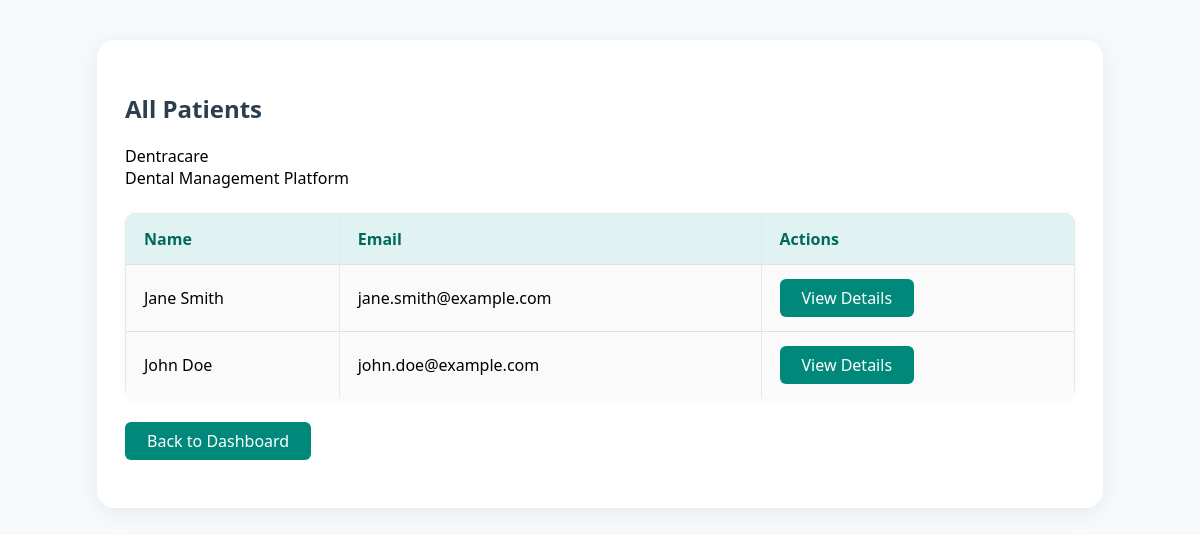
The page /dentist/view_patients.php (signed in) on the database its author committed.
### tables this page shows
CREATE TABLE patients (
    id INT PRIMARY KEY AUTO_INCREMENT,
    name VARCHAR(100) NOT NULL,
    email VARCHAR(100) UNIQUE NOT NULL,
    password VARCHAR(255) NOT NULL,
    phone VARCHAR(20),
    address TEXT,
    date_of_birth DATE,
    created_at TIMESTAMP DEFAULT CURRENT_TIMESTAMP,
    updated_at TIMESTAMP DEFAULT CURRENT_TIMESTAMP ON UPDATE CURRENT_TIMESTAMP
);

### dentist/view_patients.php (the view, shortened to what this page needs)
<?php
require_once(__DIR__ . '/../config/db.php');
$result = $conn->query("SELECT id, name, email FROM patients ORDER BY name ASC");
?>
<!DOCTYPE html>
<html>
<head>
    <link rel="stylesheet" href="../patient/assets/css/style.css">
</head>
<body>
    <div class="dentist-container">
        <h2>All Patients</h2>
        <div class="logo-text">Dentracare</div>
        <div class="logo-subtitle">Dental Management Platform</div>
        <table class="dentist-table">
            <tr>
                <th>Name</th>
                <th>Email</th>
                <th>Actions</th>
            </tr>
            <?php while ($row = $result->fetch_assoc()): ?>
            <tr>
                <td><?php echo htmlspecialchars($row['name']); ?></td>
                <td><?php echo htmlspecialchars($row['email']); ?></td>
                <td>
                    <a href="view_patient.php?id=<?php echo $row['id']; ?>" class="dentist-btn">View Details</a>
                </td>
            </tr>
            <?php endwhile; ?>
        </table>
        <p style="margin-top:18px;"><a href="dashboard.php" class="dentist-btn">Back to Dashboard</a></p>
    </div>
</body>
</html>

### patient/assets/css/style.css (style rules this page uses)
body { font-family: 'Segoe UI', Arial, sans-serif; background: #f7fafd; margin: 0; padding: 0; }
h2, h3 { color: #2c3e50; }
table { width: 100%; border-collapse: collapse; margin-top: 20px; background: #f9f9f9; }
th, td { padding: 12px; border: 1px solid #e1eaf0; text-align: left; }
th { background: #eaf6fb; color: #2c3e50; }

### dentist/view_patients.php (style rules this page uses)
.dentist-container { max-width: 950px; margin: 40px auto; background: #fff; border-radius: 18px; box-shadow: 0 4px 24px rgba(0,0,0,0.07); padding: 32px 28px; }
.dentist-table { width: 100%; border-collapse: collapse; margin: 24px 0; background: #fafafa; border-radius: 10px; overflow: hidden; box-shadow: 0 2px 8px rgba(0,0,0,0.04); }
.dentist-table th, .dentist-table td { padding: 14px 18px; border-bottom: 1px solid #e0e0e0; text-align: left; }
.dentist-table th { background: #e0f2f1; color: #00695c; font-weight: 600; }
.dentist-table tr:last-child td { border-bottom: none; }
.dentist-btn { background: #00897b; color: #fff; border: none; border-radius: 6px; padding: 8px 22px; font-size: 1rem; font-weight: 500; cursor: pointer; transition: background 0.2s; text-decoration: none; display: inline-block; }

### rows shown on the page
patients: name "Jane Smith", email "jane.smith@example.com"
patients: name "John Doe", email "john.doe@example.com"
